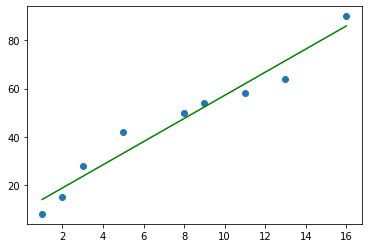

The script that drew this image:
# -*- coding: utf-8 -*-
"""
Created on Sat May  2 16:11:31 2020

@author: VATSAL SHAH
"""


import numpy as np
import matplotlib.pyplot as plt

#Input
X = np.array([2, 3, 5, 13, 8, 16,  11, 1, 9])
Y = np.array([15, 28, 42, 64, 50, 90, 58, 8, 54])
plt.scatter(X, Y)
plt.show()


# Building the model
X_mean = np.mean(X)
Y_mean = np.mean(Y)

num = 0
den = 0
for i in range(len(X)):
    num += (X[i] - X_mean)*(Y[i] - Y_mean)
    den += (X[i] - X_mean)**2

m = num / den
c = Y_mean - m*X_mean

print (m, c)


# Making predictions
Y_pred = m*X + c

plt.scatter(X, Y) # actual plt.scatter(X, Y_pred, color='red')
plt.plot([min(X), max(X)], [min(Y_pred), max(Y_pred)], color='green') # predicted
plt.show()
